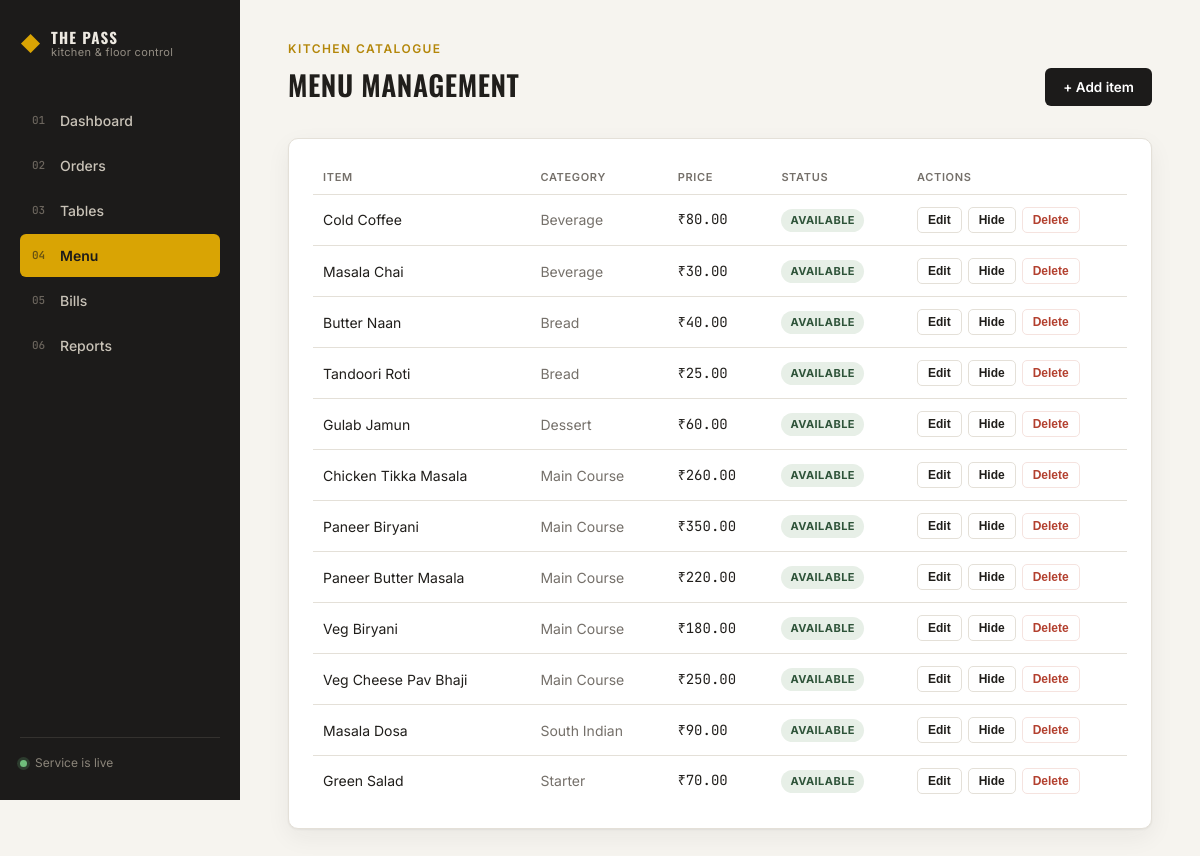
The page /menu on the database its author committed.
### tables this page shows
CREATE TABLE menu (
            item_id     INTEGER PRIMARY KEY AUTOINCREMENT,
            name        TEXT NOT NULL,
            category    TEXT NOT NULL,
            price       REAL NOT NULL,
            available   INTEGER NOT NULL DEFAULT 1
        );

### app.py (the view)
@app.route("/menu")
def menu():
    db = get_db()
    items = db.execute("SELECT * FROM menu ORDER BY category, name").fetchall()
    db.close()
    return render_template("menu.html", items=items)

### database.py (called while the page is built)
def get_db():
    conn = sqlite3.connect(DB_FILE)
    conn.row_factory = sqlite3.Row
    conn.execute("PRAGMA foreign_keys = ON")
    return conn

### templates/menu.html (shortened to what this page needs)
{% extends "base.html" %}
{% block content %}
<header class="page-head">
  <div>
    <span class="eyebrow">Kitchen catalogue</span>
    <h1>Menu management</h1>
  </div>
  <button class="btn btn-primary" onclick="toggleDrawer('item-drawer')">+ Add item</button>
</header>
<section class="panel">
  {% if items %}
  <table class="table">
    <thead>
      <tr><th>Item</th><th>Category</th><th>Price</th><th>Status</th><th class="col-actions">Actions</th></tr>
    </thead>
    <tbody>
      {% for item in items %}
      <tr class="{{ '' if item['available'] else 'row-muted' }}">
        <td>{{ item['name'] }}</td>
        <td class="muted">{{ item['category'] }}</td>
        <td class="mono">&#8377;{{ "%.2f"|format(item['price']) }}</td>
        <td>
          <span class="pill pill-{{ 'open' if item['available'] else 'closed' }}">
            {{ 'available' if item['available'] else "86'd" }}
          </span>
        </td>
        <td class="row-actions">
          <button type="button" class="btn-mini"
            onclick="editItem('{{ item['item_id'] }}','{{ item['name']|e }}','{{ item['category']|e }}','{{ item['price'] }}')">Edit</button>
          <form method="POST" action="{{ url_for('menu_toggle', item_id=item['item_id']) }}" class="inline-form">
            <button type="submit" class="btn-mini">{{ 'Hide' if item['available'] else 'Enable' }}</button>
          </form>
          <form method="POST" action="{{ url_for('menu_delete', item_id=item['item_id']) }}" class="inline-form" onsubmit="return confirm('Remove this item permanently?');">
            <button type="submit" class="btn-mini btn-mini-danger">Delete</button>
          </form>
        </td>
      </tr>
      {% endfor %}
    </tbody>
  </table>
  {% else %}
  <p class="empty">No menu items yet — add your first dish above.</p>
  {% endif %}
</section>
{% endblock %}

### static/css/style.css (style rules this page uses)
:root { --charcoal: #1C1B1A; --charcoal-soft: #262523; --paper: #F6F4EF; --paper-panel: #FFFFFF; --ink: #201E1B; --ink-muted: #75706A; --line: #E4E0D8; --amber: #D9A404; --amber-deep: #B4870A; --forest: #2E5339; --forest-soft: #E7EFE7; --rust: #B3402F; --rust-soft: #F5E3DF; --radius: 10px; --radius-sm: 6px; --shadow: 0 1px 2px rgba(28,27,26,0.06), 0 8px 24px rgba(28,27,26,0.06); --font-display: 'Oswald', 'Arial Narrow', sans-serif; --font-body: 'Inter', -apple-system, BlinkMacSystemFont, sans-serif; --font-mono: 'JetBrains Mono', 'Courier New', monospace; }
* { box-sizing: border-box; }
html, body { margin: 0; padding: 0; background: var(--paper); color: var(--ink); font-family: var(--font-body); font-size: 15px; line-height: 1.5; }
h1, h2, h3 { font-family: var(--font-display); font-weight: 600; letter-spacing: 0.01em; margin: 0; color: var(--ink); }
h1 { font-size: 28px; text-transform: uppercase; letter-spacing: 0.02em; }
.mono { font-family: var(--font-mono); }
.muted { color: var(--ink-muted); }
.page-head { display: flex; align-items: flex-end; justify-content: space-between; margin-bottom: 32px; }
.eyebrow { display: block; font-size: 12px; text-transform: uppercase; letter-spacing: 0.12em; color: var(--amber-deep); font-weight: 600; margin-bottom: 6px; }
.btn { display: inline-flex; align-items: center; gap: 6px; padding: 11px 18px; border-radius: var(--radius-sm); border: none; font-family: var(--font-body); font-weight: 600; font-size: 13.5px; cursor: pointer; transition: transform 0.1s ease, filter 0.15s ease; }
.btn-primary { background: var(--charcoal); color: #fff; }
.btn-mini { background: var(--paper-panel); border: 1px solid var(--line); border-radius: 5px; padding: 5px 10px; font-size: 12px; font-weight: 600; cursor: pointer; color: var(--ink); }
.btn-mini-danger { color: var(--rust); border-color: var(--rust-soft); }
.inline-form { display: inline-block; }
.panel { background: var(--paper-panel); border: 1px solid var(--line); border-radius: var(--radius); padding: 22px 24px; box-shadow: var(--shadow); margin-bottom: 18px; }
.table { width: 100%; border-collapse: collapse; }
.table th { text-align: left; font-size: 11px; text-transform: uppercase; letter-spacing: 0.06em; color: var(--ink-muted); font-weight: 600; padding: 8px 10px; border-bottom: 1px solid var(--line); }
.table td { padding: 12px 10px; border-bottom: 1px solid var(--line); font-size: 14px; }
.table tbody tr:last-child td { border-bottom: none; }
.row-actions { display: flex; gap: 6px; flex-wrap: wrap; }
.col-actions { width: 220px; }
.pill { display: inline-block; font-size: 11px; font-weight: 700; text-transform: uppercase; letter-spacing: 0.04em; padding: 3px 9px; border-radius: 20px; }
.pill-open { background: var(--forest-soft); color: var(--forest); }

### rows shown on the page
menu: name "Cold Coffee", category "Beverage", price "80.00", available "AVAILABLE", available "Hide"
menu: name "Masala Chai", category "Beverage", price "30.00", available "AVAILABLE", available "Hide"
menu: name "Butter Naan", category "Bread", price "40.00", available "AVAILABLE", available "Hide"
menu: name "Tandoori Roti", category "Bread", price "25.00", available "AVAILABLE", available "Hide"
menu: name "Gulab Jamun", category "Dessert", price "60.00", available "AVAILABLE", available "Hide"
menu: name "Chicken Tikka Masala", category "Main Course", price "260.00", available "AVAILABLE", available "Hide"
menu: name "Paneer Biryani", category "Main Course", price "350.00", available "AVAILABLE", available "Hide"
menu: name "Paneer Butter Masala", category "Main Course", price "220.00", available "AVAILABLE", available "Hide"
menu: name "Veg Biryani", category "Main Course", price "180.00", available "AVAILABLE", available "Hide"
menu: name "Veg Cheese Pav Bhaji", category "Main Course", price "250.00", available "AVAILABLE", available "Hide"
menu: name "Masala Dosa", category "South Indian", price "90.00", available "AVAILABLE", available "Hide"
menu: name "Green Salad", category "Starter", price "70.00", available "AVAILABLE", available "Hide"
